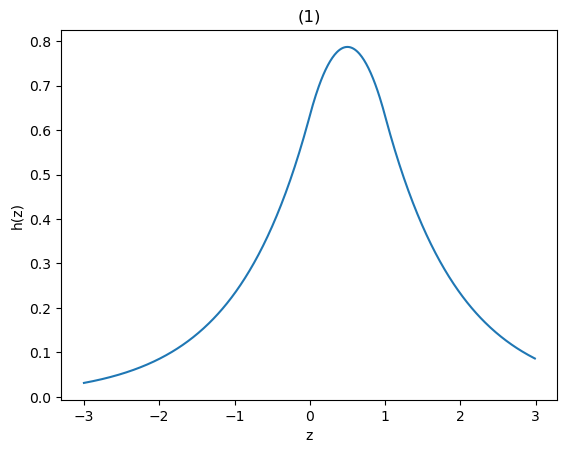

Here is the Python script that generated this plot:
import math
import os
from typing import List

import matplotlib.pyplot as plt
from numba import njit
from tqdm import tqdm


@njit
def f(A: List[int], B: List[int]):
    m = len(A)
    n = len(B)
    total = 0.0
    for i in range(m):
        sub = 0.0
        for j in range(n):
            sub += math.exp(-abs(A[i] - B[j]))
        total += 1 / (sub / n)
    return math.log(total / m)


@njit
def g(s):
    m = int(2e3)
    n = int(2e3)
    A = [s + (i / m) for i in range(m)]
    B = [j / n for j in range(n)]
    return f(A, B)


def h(z):
    ret = 0
    cnt = int(1e4)
    for i in range(cnt):
        x = i / cnt
        ret += math.exp(-abs(z - x))
    return ret / cnt


def main():
    Z = [(i - 300) / 100 for i in range(600)]
    hZ = []
    for z in tqdm(Z):
        hZ.append(h(z))
    plt.plot(Z, hZ)
    plt.xlabel("z")
    plt.ylabel("h(z)")
    plt.title("(1)")
    # plt.show()
    plt.savefig(os.path.join(os.path.dirname(__file__), "1.png"), bbox_inches="tight")
    plt.clf()

    S = [(i - 300) / 100 for i in range(600)]
    gS = []
    for s in tqdm(S):
        gS.append(g(s))
    plt.plot(S, gS)
    plt.xlabel("s")
    plt.ylabel("g(s)")
    plt.title("(4)")
    # plt.show()
    plt.savefig(os.path.join(os.path.dirname(__file__), "4.png"), bbox_inches="tight")
    plt.clf()


if __name__ == "__main__":
    main()
